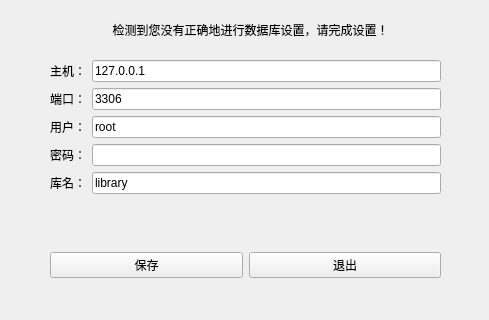
<?xml version="1.0" encoding="UTF-8"?>
<ui version="4.0">
 <class>db_setting</class>
 <widget class="QWidget" name="db_setting">
  <property name="geometry">
   <rect>
    <x>0</x>
    <y>0</y>
    <width>489</width>
    <height>320</height>
   </rect>
  </property>
  <property name="windowTitle">
   <string>数据库设置</string>
  </property>
  <widget class="QWidget" name="formLayoutWidget">
   <property name="geometry">
    <rect>
     <x>50</x>
     <y>60</y>
     <width>391</width>
     <height>163</height>
    </rect>
   </property>
   <layout class="QFormLayout" name="formLayout">
    <item row="0" column="0">
     <widget class="QLabel" name="label_2">
      <property name="text">
       <string>主机：</string>
      </property>
     </widget>
    </item>
    <item row="2" column="0">
     <widget class="QLabel" name="label_3">
      <property name="text">
       <string>用户：</string>
      </property>
     </widget>
    </item>
    <item row="3" column="0">
     <widget class="QLabel" name="label_4">
      <property name="text">
       <string>密码：</string>
      </property>
     </widget>
    </item>
    <item row="4" column="0">
     <widget class="QLabel" name="label_5">
      <property name="text">
       <string>库名：</string>
      </property>
     </widget>
    </item>
    <item row="0" column="1">
     <widget class="QLineEdit" name="txt_host">
      <property name="text">
       <string>127.0.0.1</string>
      </property>
     </widget>
    </item>
    <item row="2" column="1">
     <widget class="QLineEdit" name="txt_user">
      <property name="text">
       <string>root</string>
      </property>
     </widget>
    </item>
    <item row="3" column="1">
     <widget class="QLineEdit" name="txt_pwd">
      <property name="echoMode">
       <enum>QLineEdit::Password</enum>
      </property>
     </widget>
    </item>
    <item row="4" column="1">
     <widget class="QLineEdit" name="txt_dbname">
      <property name="text">
       <string>library</string>
      </property>
     </widget>
    </item>
    <item row="1" column="0">
     <widget class="QLabel" name="label_6">
      <property name="text">
       <string>端口：</string>
      </property>
     </widget>
    </item>
    <item row="1" column="1">
     <widget class="QLineEdit" name="txt_port">
      <property name="text">
       <string>3306</string>
      </property>
     </widget>
    </item>
   </layout>
  </widget>
  <widget class="QLabel" name="label">
   <property name="geometry">
    <rect>
     <x>40</x>
     <y>0</y>
     <width>421</width>
     <height>61</height>
    </rect>
   </property>
   <property name="acceptDrops">
    <bool>false</bool>
   </property>
   <property name="layoutDirection">
    <enum>Qt::LeftToRight</enum>
   </property>
   <property name="autoFillBackground">
    <bool>false</bool>
   </property>
   <property name="text">
    <string>&lt;html&gt;&lt;head/&gt;&lt;body&gt;&lt;p&gt;检测到您没有正确地进行数据库设置，请完成设置！&lt;/p&gt;&lt;/body&gt;&lt;/html&gt;</string>
   </property>
   <property name="textFormat">
    <enum>Qt::AutoText</enum>
   </property>
   <property name="scaledContents">
    <bool>false</bool>
   </property>
   <property name="alignment">
    <set>Qt::AlignCenter</set>
   </property>
   <property name="wordWrap">
    <bool>true</bool>
   </property>
  </widget>
  <widget class="QWidget" name="horizontalLayoutWidget">
   <property name="geometry">
    <rect>
     <x>50</x>
     <y>240</y>
     <width>391</width>
     <height>51</height>
    </rect>
   </property>
   <layout class="QHBoxLayout" name="horizontalLayout">
    <item>
     <widget class="QPushButton" name="btn_save">
      <property name="text">
       <string>保存</string>
      </property>
     </widget>
    </item>
    <item>
     <widget class="QPushButton" name="btn_exit">
      <property name="text">
       <string>退出</string>
      </property>
     </widget>
    </item>
   </layout>
  </widget>
 </widget>
 <tabstops>
  <tabstop>txt_host</tabstop>
  <tabstop>txt_user</tabstop>
  <tabstop>txt_dbname</tabstop>
  <tabstop>txt_pwd</tabstop>
  <tabstop>btn_save</tabstop>
  <tabstop>btn_exit</tabstop>
 </tabstops>
 <resources/>
 <connections/>
</ui>
